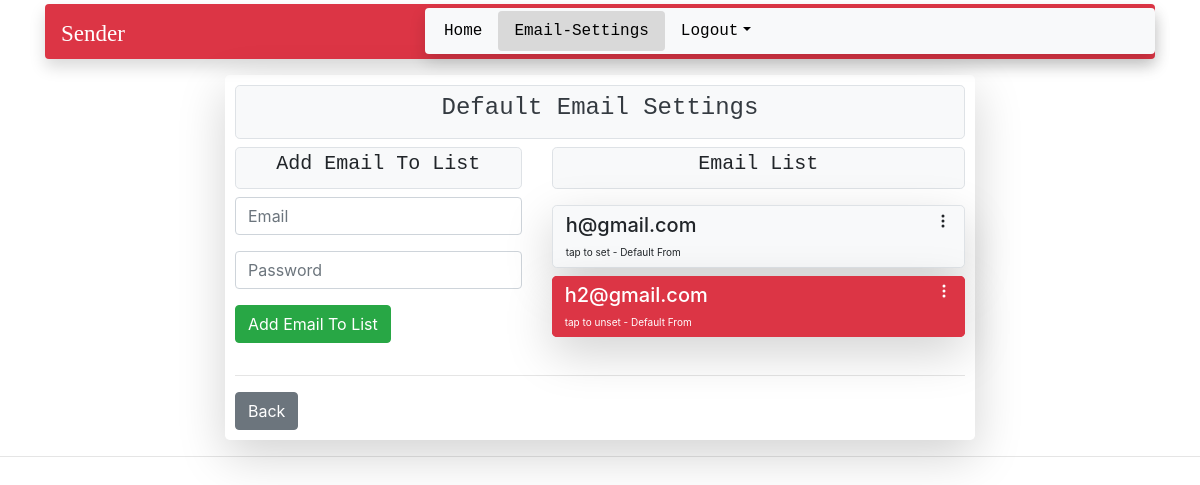
Page /set-user/ (signed in) on the earlier database version.
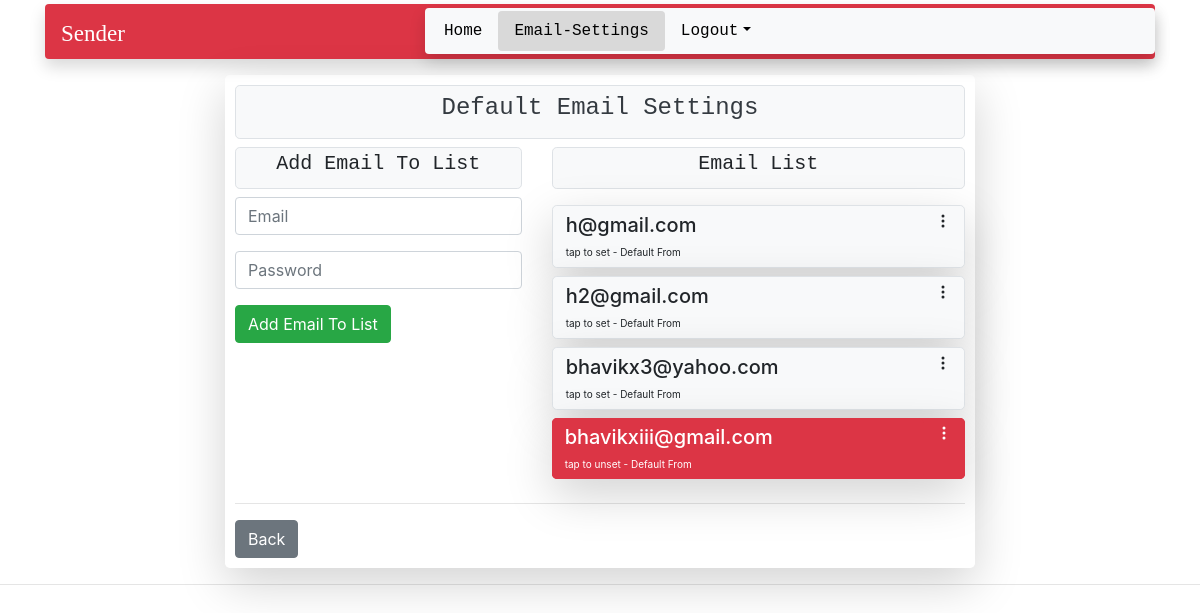
Same page on the later database version.
### sendapp/models.py (models this page shows)
class EmailFromList(models.Model):
	user = models.ForeignKey(to=UserProfile, on_delete = models.CASCADE, null=True, blank=True)
	userEmail = models.EmailField(max_length = 200, blank = False, null = True)
	userPassword = models.CharField(max_length = 32, blank = False, null = True)
	isDefault = models.BooleanField(default = False)
	def __str__(self):
		return self.userEmail

### sendapp/decorators.py (the view)
		def wrapper_fun(request, *args, **kwargs):
			group = None
			if request.user.groups.exists():
				group = request.user.groups.all()[0].name
			if group in allowed_roles:
				return view_func(request, *args, **kwargs)
			else:
				return HttpResponse("you ain't authoizez where you wanna reach")

### sendapp/form.py
class EmailFromListForm(ModelForm):
	class Meta:
		model = EmailFromList
		fields = '__all__'
		exclude = ['user']
		widgets = {
      		'userPassword': forms.PasswordInput()
        }
	def __init__(self, *args, **kwargs):
		super(EmailFromListForm, self).__init__(*args, **kwargs)
		self.fields['userEmail'].widget.attrs['placeholder'] = 'Email'
		self.fields['userPassword'].widget.attrs['placeholder'] = 'Password'
		self.fields['userEmail'].label = ''
		self.fields['userPassword'].label = ''

### sendapp/views.py (called while the page is built, shortened)
@login_required(login_url='login')
@allowed_users(allowed_roles = ['user', 'admin'])
def EmailFromListView(request):
	u = UserProfile.objects.get(user = request.user)
	email_from_list = EmailFromList.objects.filter(user = u)
	form = EmailFromListForm()
	context = {
		'emailsetting' : 'active',
		'form' : form,
		'email_from_list' : email_from_list
	}
	return render(request, 'email_settings.html', context)

### templates/email_settings.html (shortened to what this page needs)
{% extends 'main.html' %}
{% load static %}
{% load crispy_forms_tags %}
{% block content %}
<div class="container d-flex justify-content-center">
<div class="flex-grow-1 rounded-lg shadow-lg ww">
	<div class="d-block bg-light text-dark text-monospace text-center border rounded-lg p-2">
		<h4>Default Email Settings</h4>
  	</div>
	<div class="row">
		<div class="col pt-2 ">
			<div class="border rounded-lg text-center text-monospace  bg-light p-1 mb-2">
				<h5>Add Email To List</h5>
			</div>
    		<form method="POST" action="">
				{{ form.userEmail|as_crispy_field }}
				{{ form.userPassword|as_crispy_field }}
				<button type="submit" class="btn btn-success">Add Email To List</button>
			</form>
		</div>
		<div class="col-sm-7 pt-2">
			<div class="border rounded-lg text-center text-monospace bg-light p-1 mb-3">
				<h5>Email List</h5>
			</div>
	    	{% for email_from in email_from_list %}
				{% if email_from.isDefault == True %}
				<div class="btn-group bg-danger rounded-lg shadow-lg mb-2" align="center" style="width: 100%">
					<a href="{% url 'unset-default' email_from.id %}" class="btn btn-danger text-left rounded-lg border border-danger" style="width: 95%">
						<h5>{{ email_from }}</h5>
						<font size=1.8rem>tap to unset - Default From</font>
					</a>
					<a href="{% url 'edit-email' email_from.id %}" class="btn btn-danger rounded-lg border border-danger">
						<svg class="bi bi-three-dots-vertical" width="1em" height="1em" viewBox="0 0 16 16" fill="currentColor" xmlns="http://www.w3.org/2000/svg">
							<path fill-rule="evenodd" d="M9.5 13a1.5 1.5 0 1 1-3 0 1.5 1.5 0 0 1 3 0zm0-5a1.5 1.5 0 1 1-3 0 1.5 1.5 0 0 1 3 0zm0-5a1.5 1.5 0 1 1-3 0 1.5 1.5 0 0 1 3 0z"/>
						</svg>
					</a>
				</div>
				{% else %}
				<div class="btn-group bg-light rounded-lg shadow-lg border mb-2" align="center" style="width: 100%">
					<a href="{% url 'default-email' email_from.id %}" class="btn btn-light text-left rounded-lg" style="width: 95%">
						<h5>{{ email_from }}</h5>
						<font size=1.8rem>tap to set - Default From</font>
					</a>
					<a href="{% url 'edit-email' email_from.id %}" class="btn btn-light rounded-lg">
						<svg class="bi bi-three-dots-vertical" width="1em" height="1em" viewBox="0 0 16 16" fill="currentColor" xmlns="http://www.w3.org/2000/svg">
							<path fill-rule="evenodd" d="M9.5 13a1.5 1.5 0 1 1-3 0 1.5 1.5 0 0 1 3 0zm0-5a1.5 1.5 0 1 1-3 0 1.5 1.5 0 0 1 3 0zm0-5a1.5 1.5 0 1 1-3 0 1.5 1.5 0 0 1 3 0z"/>
						</svg>
					</a>
				</div>
				{% endif %}
			{% endfor %}
		</div>
	</div>
	<hr>
	<a href="{% url 'home' %}" class="btn btn-secondary">Back</a>
</div>
</div>
{% endblock %}

### templates/main.html (shortened to what this page needs)
{% load static %}
<!DOCTYPE html>
<html lang="en" dir="ltr">
    <head>
    </head>
    <link rel="stylesheet" href="https://stackpath.bootstrapcdn.com/bootstrap/4.4.1/css/bootstrap.min.css">
    <body>
        {% include 'nav.html' %}
        {% block content %}
        {% endblock %}
        <hr>
    </body>
</html>

### templates/nav.html (shortened to what this page needs)
{% load static %}
<div class="container mb-3 pt-1">
	<div class="shadow rounded bg-danger">
	<div class="row pt-1">
		<div class="col">
			<a class="nav-item nav-link" href="{% url 'home' %}"
			style="font-family: Comic Sans MS; color: white; font-size: 1.44rem">
				<font>Sender</font>
			</a>
		</div>
		<div class="col-sm-8">
		    <div class="shadow bg-light rounded" style="padding: 3px">
			    <div class="nav nav-pills" >
			    	<a class="nav-item nav-link text-monospace pt-2 {{home}}" href="{% url 'home' %}"
			        style="color: black">Home</a>
			        <a class="nav-item nav-link text-monospace pt-2 {{emailsetting}}" href="{% url 'set-user' %}"
					style="color: black">Email-Settings</a>
					<li class="nav-item dropdown text-monospace">
					    <a class="nav-link dropdown-toggle" data-toggle="dropdown" href="#" role="button" aria-haspopup="true" aria-expanded="false" style="color: black">Logout</a>
					</li>
			    </div>
			</div>
		</div>
	</div>
	</div>
</div>

### templates/email_settings.html (style rules this page uses)
.ww { max-width: 750px; padding: 10px }

### templates/nav.html (style rules this page uses)
.nav-pills .nav-link.active, .nav-pills .show > .nav-link { color: red; background-color: #d9d9d9; }

Differences in the rows shown:
changed EmailFromList "h2@gmail.com": isDefault "tap to unset - Default From" → "tap to set - Default From"
added EmailFromList: userEmail "bhavikx3@yahoo.com"
added EmailFromList: userEmail "bhavikxiii@gmail.com"
